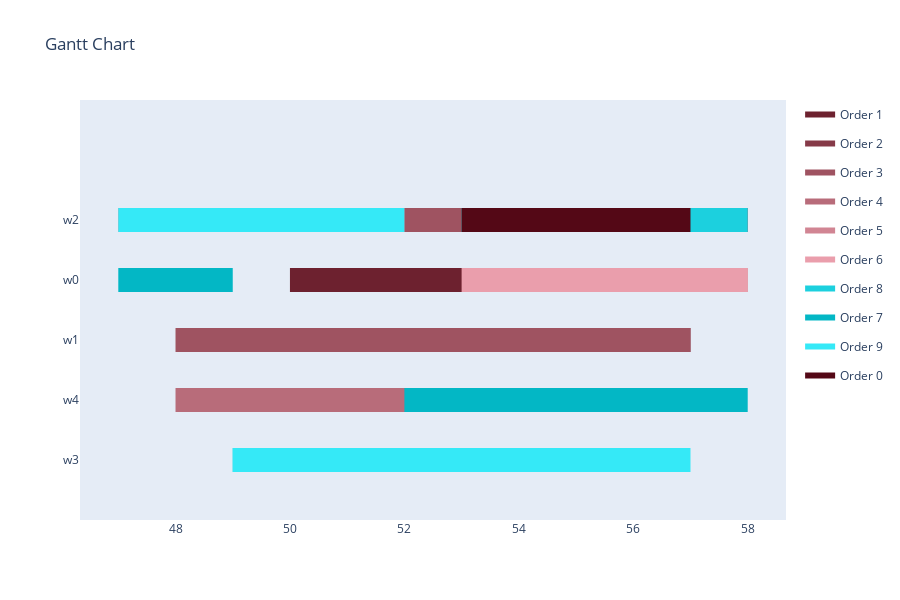

Source (notebook cell):
### Markdown cell above
Translate to Schedule

### Code cell
schedule = GAToScheduleTranslator().translate(result, selected_tasks, env, orders)
"""for workstation in schedule.assignments:
    for assignment in schedule.assignments[workstation]:
        print(f'Workstation: {workstation}, Task: {assignment[0]}, Start Time: {assignment[1]}, Duration: {durations[assignment[0]][workstation]}')"""
visualize_schedule(schedule, env, orders)

### Figure 1 — Plotly figure (JSON) as saved in the notebook; plotly's stock layout.template omitted (floating-point values rounded to 4 significant figures)
{"data": [{"fill": "toself", "fillcolor": "rgb(109, 33, 47)", "hoverinfo": "name", "legendgroup": "rgb(109, 33, 47)", "mode": "none", "name": "Order 1", "type": "scatter", "x": [50, 55, 55, 50, 50, 49, 54, 54, 49, 49, 52, 54, 54, 52], "y": [2.8, 2.8, 3.2, 3.2, null, 1.8, 1.8, 2.2, 2.2, null, 0.8, 0.8, 1.2, 1.2]}, {"fill": "toself", "fillcolor": "rgb(134, 58, 72)", "hoverinfo": "name", "legendgroup": "rgb(134, 58, 72)", "mode": "none", "name": "Order 2", "type": "scatter", "x": [50, 55, 55, 50, 50, 54, 58, 58, 54, 54, 53, 57, 57, 53], "y": [3.8, 3.8, 4.2, 4.2, null, 3.8, 3.8, 4.2, 4.2, null, 1.8, 1.8, 2.2, 2.2]}, {"fill": "toself", "fillcolor": "rgb(159, 83, 97)", "hoverinfo": "name", "legendgroup": "rgb(159, 83, 97)", "mode": "none", "name": "Order 3", "type": "scatter", "x": [50, 55, 55, 50, 50, 53, 57, 57, 53, 53, 51, 56, 56, 51, 51, 48, 53, 53, 48], "y": [3.8, 3.8, 4.2, 4.2, null, 1.8, 1.8, 2.2, 2.2, null, 1.8, 1.8, 2.2, 2.2, null, 1.8, 1.8, 2.2, 2.2]}, {"fill": "toself", "fillcolor": "rgb(184, 108, 122)", "hoverinfo": "name", "legendgroup": "rgb(184, 108, 122)", "mode": "none", "name": "Order 4", "type": "scatter", "x": [48, 53, 53, 48, 48, 52, 54, 54, 52], "y": [0.8, 0.8, 1.2, 1.2, null, 0.8, 0.8, 1.2, 1.2]}, {"fill": "toself", "fillcolor": "rgb(209, 133, 147)", "hoverinfo": "name", "legendgroup": "rgb(209, 133, 147)", "mode": "none", "name": "Order 5", "type": "scatter", "x": [47, 52, 52, 47, 47, 56, 58, 58, 56, 56, 51, 55, 55, 51], "y": [3.8, 3.8, 4.2, 4.2, null, 2.8, 2.8, 3.2, 3.2, null, -0.2, -0.2, 0.2, 0.2]}, {"fill": "toself", "fillcolor": "rgb(234, 158, 172)", "hoverinfo": "name", "legendgroup": "rgb(234, 158, 172)", "mode": "none", "name": "Order 6", "type": "scatter", "x": [53, 58, 58, 53, 53, 53, 54, 54, 53], "y": [2.8, 2.8, 3.2, 3.2, null, -0.2, -0.2, 0.2, 0.2]}, {"fill": "toself", "fillcolor": "rgb(28, 208, 222)", "hoverinfo": "name", "legendgroup": "rgb(28, 208, 222)", "mode": "none", "name": "Order 8", "type": "scatter", "x": [53, 58, 58, 53, 53, 55, 57, 57, 55, 55, 49, 53, 53, 49], "y": [3.8, 3.8, 4.2, 4.2, null, 0.8, 0.8, 1.2, 1.2, null, -0.2, -0.2, 0.2, 0.2]}, {"fill": "toself", "fillcolor": "rgb(3, 183, 197)", "hoverinfo": "name", "legendgroup": "rgb(3, 183, 197)", "mode": "none", "name": "Order 7", "type": "scatter", "x": [47, 49, 49, 47, 47, 52, 57, 57, 52, 52, 53, 58, 58, 53, 53, 52, 54, 54, 52], "y": [2.8, 2.8, 3.2, 3.2, null, 0.8, 0.8, 1.2, 1.2, null, 0.8, 0.8, 1.2, 1.2, null, 0.8, 0.8, 1.2, 1.2]}, {"fill": "toself", "fillcolor": "rgb(53, 233, 247)", "hoverinfo": "name", "legendgroup": "rgb(53, 233, 247)", "mode": "none", "name": "Order 9", "type": "scatter", "x": [47, 51, 51, 47, 47, 47, 52, 52, 47, 47, 49, 56, 56, 49, 49, 53, 57, 57, 53], "y": [3.8, 3.8, 4.2, 4.2, null, 3.8, 3.8, 4.2, 4.2, null, -0.2, -0.2, 0.2, 0.2, null, -0.2, -0.2, 0.2, 0.2]}, {"fill": "toself", "fillcolor": "rgb(84, 8, 22)", "hoverinfo": "name", "legendgroup": "rgb(84, 8, 22)", "mode": "none", "name": "Order 0", "type": "scatter", "x": [53, 57, 57, 53], "y": [3.8, 3.8, 4.2, 4.2]}, {"legendgroup": "rgb(109, 33, 47)", "marker": {"color": "rgb(109, 33, 47)", "opacity": 0, "size": 1}, "mode": "markers", "name": "", "showlegend": false, "text": [null, null, null, null, null, null], "type": "scatter", "x": [50, 55, 49, 54, 52, 54], "y": [3, 3, 2, 2, 1, 1]}, {"legendgroup": "rgb(134, 58, 72)", "marker": {"color": "rgb(134, 58, 72)", "opacity": 0, "size": 1}, "mode": "markers", "name": "", "showlegend": false, "text": [null, null, null, null, null, null], "type": "scatter", "x": [50, 55, 54, 58, 53, 57], "y": [4, 4, 4, 4, 2, 2]}, {"legendgroup": "rgb(159, 83, 97)", "marker": {"color": "rgb(159, 83, 97)", "opacity": 0, "size": 1}, "mode": "markers", "name": "", "showlegend": false, "text": [null, null, null, null, null, null, null, null], "type": "scatter", "x": [50, 55, 53, 57, 51, 56, 48, 53], "y": [4, 4, 2, 2, 2, 2, 2, 2]}, {"legendgroup": "rgb(184, 108, 122)", "marker": {"color": "rgb(184, 108, 122)", "opacity": 0, "size": 1}, "mode": "markers", "name": "", "showlegend": false, "text": [null, null, null, null], "type": "scatter", "x": [48, 53, 52, 54], "y": [1, 1, 1, 1]}, {"legendgroup": "rgb(209, 133, 147)", "marker": {"color": "rgb(209, 133, 147)", "opacity": 0, "size": 1}, "mode": "markers", "name": "", "showlegend": false, "text": [null, null, null, null, null, null], "type": "scatter", "x": [47, 52, 56, 58, 51, 55], "y": [4, 4, 3, 3, 0, 0]}, {"legendgroup": "rgb(234, 158, 172)", "marker": {"color": "rgb(234, 158, 172)", "opacity": 0, "size": 1}, "mode": "markers", "name": "", "showlegend": false, "text": [null, null, null, null], "type": "scatter", "x": [53, 58, 53, 54], "y": [3, 3, 0, 0]}, {"legendgroup": "rgb(28, 208, 222)", "marker": {"color": "rgb(28, 208, 222)", "opacity": 0, "size": 1}, "mode": "markers", "name": "", "showlegend": false, "text": [null, null, null, null, null, null], "type": "scatter", "x": [53, 58, 55, 57, 49, 53], "y": [4, 4, 1, 1, 0, 0]}, {"legendgroup": "rgb(3, 183, 197)", "marker": {"color": "rgb(3, 183, 197)", "opacity": 0, "size": 1}, "mode": "markers", "name": "", "showlegend": false, "text": [null, null, null, null, null, null, null, null], "type": "scatter", "x": [47, 49, 52, 57, 53, 58, 52, 54], "y": [3, 3, 1, 1, 1, 1, 1, 1]}, {"legendgroup": "rgb(53, 233, 247)", "marker": {"color": "rgb(53, 233, 247)", "opacity": 0, "size": 1}, "mode": "markers", "name": "", "showlegend": false, "text": [null, null, null, null, null, null, null, null], "type": "scatter", "x": [47, 51, 47, 52, 49, 56, 53, 57], "y": [4, 4, 4, 4, 0, 0, 0, 0]}, {"legendgroup": "rgb(84, 8, 22)", "marker": {"color": "rgb(84, 8, 22)", "opacity": 0, "size": 1}, "mode": "markers", "name": "", "showlegend": false, "text": [null, null], "type": "scatter", "x": [53, 57], "y": [4, 4]}], "layout": {"height": 600, "hovermode": "closest", "showlegend": true, "title": {"text": "Gantt Chart"}, "xaxis": {"rangeselector": {"buttons": [{"count": 7, "label": "1w", "step": "day", "stepmode": "backward"}, {"count": 1, "label": "1m", "step": "month", "stepmode": "backward"}, {"count": 6, "label": "6m", "step": "month", "stepmode": "backward"}, {"count": 1, "label": "YTD", "step": "year", "stepmode": "todate"}, {"count": 1, "label": "1y", "step": "year", "stepmode": "backward"}, {"step": "all"}]}, "showgrid": false, "type": "linear", "zeroline": false}, "yaxis": {"autorange": false, "range": [-1, 6], "showgrid": false, "ticktext": ["w3", "w4", "w1", "w0", "w2"], "tickvals": [0, 1, 2, 3, 4], "zeroline": false}}}
